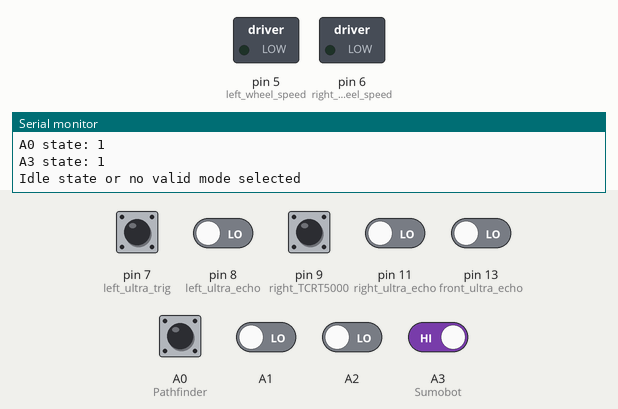
Simulated run of this sketch. Board: Arduino Uno, built with avr-gcc and run on an emulated ATmega328P. Shown: switched loads named in the sketch (green lamp = pin HIGH), the last lines printed to the serial monitor. The inputs (shaded band) are chosen by the test bench; at power-on: A0 (Pathfinder), A3 (Sumobot) HIGH, A1, A2, pin 7 (left_ultra_trig), pin 8 (left_ultra_echo), pin 9 (right_TCRT5000), pin 11 (right_ultra_echo), pin 13 (front_ultra_echo) LOW.

Above: at 1.2 s.
1.3 s: A0 (Pathfinder) pulled LOW for 1 s
At 5.54 s:
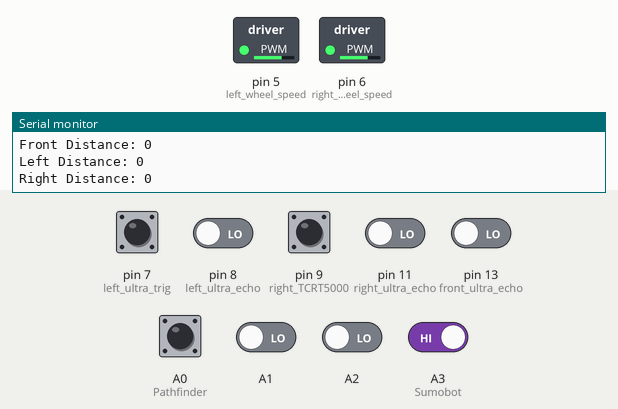
At 6.6 s:
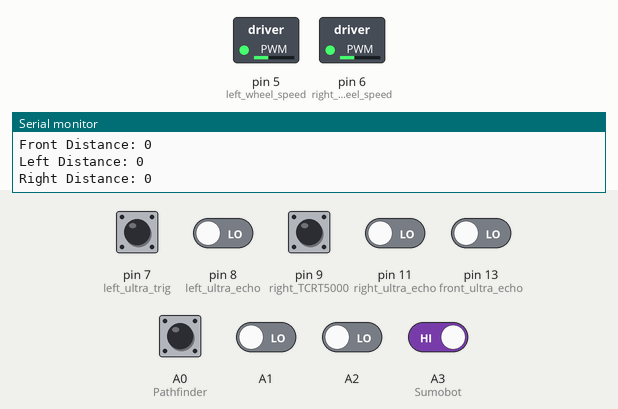
8.3 s: A3 (Sumobot) driven LOW
At 13.24 s:
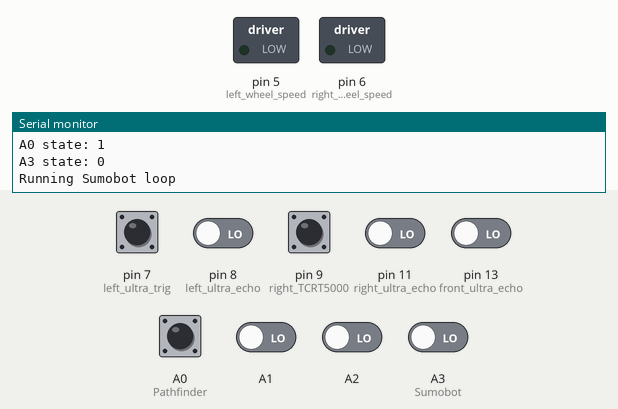
Timing chart, 0 to 17.3 s (numbered marks = the images above; inputs shaded):
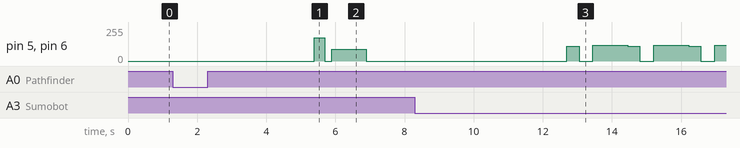

Measured:
- after the input at 1.3 s, pin 5 (left_wheel_speed), pin 6 (right_wheel_speed): 0/255 → 175/255 after 4.1 s, → 0/255 0.31 s later, → 90/255 0.20 s later, → 0/255 1.0 s later
- after the input at 8.3 s, pin 5 (left_wheel_speed), pin 6 (right_wheel_speed): 0/255 → 110/255 after 4.4 s, then repeats every 1.8 s: 0/255 0.40 s, 120/255 1.0 s, 110/255 0.35 s

The sketch:

pathfinding_bot_and_sumobot_v1_rf_v1.ino
```cpp
// PATHFINDER VARIABLES
volatile int D_mid; // Mid-range distance threshold
volatile int D_max; // Maximum safe distance threshold
volatile int Front_Distance; // Front distance from ultrasonic sensor
volatile int Left_Distance;
volatile int Right_Distance;
volatile int Left_IR_Value; // Value from left IR sensor
volatile int Right_IR_Value; // Value from right IR sensor

void setup() {
    // Common setup code
    Serial.begin(9600);

    // Set the switch pins as input
    pinMode(A0, INPUT_PULLUP);  // Pathfinder
    pinMode(A3, INPUT_PULLUP);  // Sumobot

    // Print initial pin states
    Serial.print("A0 state: ");
    Serial.println(digitalRead(A0));
    Serial.print("A3 state: ");
    Serial.println(digitalRead(A3));

    // Call the appropriate setup function based on the switch state
    if (digitalRead(A0) == LOW) {
        Serial.println("Pathfinder mode selected");
        setupPathfinder();
    } else if (digitalRead(A3) == LOW) {
        Serial.println("Sumobot mode selected");
        setupSumobot();
    } else {
        Serial.println("No mode selected");
    }
}

void loop() {
    // Print pin states periodically for debugging
    Serial.print("A0 state: ");
    Serial.println(digitalRead(A0));
    Serial.print("A3 state: ");
    Serial.println(digitalRead(A3));

    // Debounce delay
    delay(50);

    // Call the appropriate loop function based on the switch state
    if (digitalRead(A0) == LOW) {
        Serial.println("Running Pathfinder loop");
        loopPathfinder();
    } else if (digitalRead(A3) == LOW) {
        Serial.println("Running Sumobot loop");
        loopSumobot();
    } else {
        // Optional: add code for idle state or error handling
        Serial.println("Idle state or no valid mode selected");
        delay(1000); // Adjust delay as necessary
    }
}

void setupPathfinder() {
    delay(500);
    pinMode(2, OUTPUT);
    pinMode(5, OUTPUT);
    pinMode(4, OUTPUT);
    pinMode(6, OUTPUT);
    pinMode(7, OUTPUT); //left ultra trig
    pinMode(8, INPUT); // left ultra echo
    pinMode(10, OUTPUT); // Right ultra trig
    pinMode(11, INPUT); // right ultra echo
    pinMode(12, OUTPUT); // front ultra trig
    pinMode(13, INPUT); // front ultra echo
    D_mid = 20;
    D_max = 400;
    Front_Distance = 0;
    Left_Distance = 0;
    Right_Distance = 0;
    Left_IR_Value = 1;
    Right_IR_Value = 1;
    pinMode(A1, INPUT);
    pinMode(A2, INPUT);
}

void loopPathfinder() {
    Obstacle_Avoidance_Main();
}

void Obstacle_Avoidance_Main() {
    Left_IR_Value = digitalRead(A1);
    Right_IR_Value = digitalRead(A2);
    Front_Distance = checkdistanceFront();
    Left_Distance = checkdistanceLeft();
    Right_Distance = checkdistanceRight();

    Serial.print("Front Distance: ");
    Serial.println(Front_Distance);
    Serial.print("Left Distance: ");
    Serial.println(Left_Distance);
    Serial.print("Right Distance: ");
    Serial.println(Right_Distance);

    Infrared_Obstacle_Avoidance();
    Ultrasonic_Obstacle_Avoidance();
}

void Infrared_Obstacle_Avoidance() {
    if (Left_IR_Value == 0 && Right_IR_Value == 1) {
        digitalWrite(2, HIGH);
        analogWrite(5, 125);
        digitalWrite(4, LOW);
        analogWrite(6, 100);
    } else if (Left_IR_Value == 1 && Right_IR_Value == 0) {
        digitalWrite(2, HIGH);
        analogWrite(5, 100);
        digitalWrite(4, LOW);
        analogWrite(6, 125);
    } else {
        digitalWrite(2, HIGH);
        analogWrite(5, 100);
        digitalWrite(4, LOW);
        analogWrite(6, 100);
    }
}

void Ultrasonic_Obstacle_Avoidance() {
  if (Front_Distance <= D_mid) {
  if (Front_Distance <= D_mid && (Left_Distance <= D_mid && Right_Distance <= D_mid )) {
            stopRobot();
            delay(200);
            turnAround();
            delay(310);
            stopRobot();
            delay(200);

            moveForward();
            delay(1000);
            stopRobot();
            delay(200);

            Front_Distance = checkdistanceFront();
            Left_Distance = checkdistanceLeft();
            Right_Distance = checkdistanceRight();
            delay(500);

            if (Front_Distance > D_mid and Front_Distance <= D_max) {
              if (Left_Distance > Right_Distance) {
                turnLeft();
                delay(315);
                stopRobot();
                delay(200);
              } else if (Left_Distance < Right_Distance) {
                turnRight();
                delay(315);
                stopRobot();
                delay(200);
              }

            }


            //}
        }
  if (Left_Distance > Right_Distance ) {
        stopRobot();
        delay(200);
        turnLeft();
        delay(315);
        stopRobot();
        delay(200);

        Front_Distance = checkdistanceFront();
        Left_Distance = checkdistanceLeft();
        Right_Distance = checkdistanceRight();
        delay(500);
    }
        if (Front_Distance <= D_mid && (Left_Distance < Right_Distance )) {
        stopRobot();
        delay(200);
        turnRight();
        delay(315);
        stopRobot();
        delay(200);

        Front_Distance = checkdistanceFront();
        Left_Distance = checkdistanceLeft();
        Right_Distance = checkdistanceRight();
        delay(500);
    }
  }
}

float checkdistanceFront() {
    digitalWrite(12, LOW);
    delayMicroseconds(2);
    digitalWrite(12, HIGH);
    delayMicroseconds(10);
    digitalWrite(12, LOW);
    float distance = pulseIn(13, HIGH) / 58.00;
    delay(10);
    return distance;
}
float checkdistanceLeft() {
    digitalWrite(7, LOW);
    delayMicroseconds(2);
    digitalWrite(7, HIGH);
    delayMicroseconds(10);
    digitalWrite(7, LOW);
    float distance = pulseIn(8, HIGH) / 58.00;
    delay(10);
    return distance;
}
float checkdistanceRight() {
    digitalWrite(10, LOW);
    delayMicroseconds(2);
    digitalWrite(10, HIGH);
    delayMicroseconds(10);
    digitalWrite(10, LOW);
    float distance = pulseIn(11, HIGH) / 58.00;
    delay(10);
    return distance;
}

void stopRobot() {
    digitalWrite(2, LOW);
    analogWrite(5, 0);
    digitalWrite(4, LOW);
    analogWrite(6, 0);
}

void moveForward() {
    digitalWrite(2, HIGH);
    analogWrite(5, 90);
    digitalWrite(4, LOW);
    analogWrite(6, 90);
}

void turnRight() {
    digitalWrite(2, HIGH);
    analogWrite(5, 95);
    digitalWrite(4, HIGH);
    analogWrite(6, 95);
}

void turnLeft() {
    digitalWrite(2, LOW);
    analogWrite(5, 85);
    digitalWrite(4, LOW);
    analogWrite(6, 85);
}

void turnAround() {
    digitalWrite(2, HIGH);
    analogWrite(5, 175);
    digitalWrite(4, HIGH);
    analogWrite(6, 175);
}

// SUMOBOT VARIABLES
volatile int D_mid_Sumo; // Mid-range distance threshold
volatile int D_max_Sumo; // Maximum safe distance threshold
volatile int Front_Distance_Sumo; // Front distance from ultrasonic sensor

unsigned long sumobotStartDelay = 5000; // 5 seconds delay
unsigned long sumobotStartTime; // To store the start time

void moveForwardSumo() {
    digitalWrite(2, HIGH);   // Left wheel forward
    analogWrite(5, 120);     // Left wheel speed
    digitalWrite(4, LOW);    // Right wheel forward
    analogWrite(6, 120);     // Right wheel speed
}

void stopSumo() {
    digitalWrite(2, LOW);
    analogWrite(5, 0);
    digitalWrite(4, LOW);
    analogWrite(6, 0);
    delay(400);
}

void PLUS_ULTRAA() {
    digitalWrite(2, HIGH);
    analogWrite(5, 255);
    digitalWrite(4, LOW);
    analogWrite(6, 255);
}

void turnRightSumo() {
    digitalWrite(2, HIGH);
    analogWrite(5, 110);
    digitalWrite(4, HIGH);
    analogWrite(6, 110);
    delay(350);
}

void Infrared_Tracing() {
    int Left_Tra_Value = 1;
    int Right_Tra_Value = 1;
    int Black = 1;
    Left_Tra_Value = digitalRead(1);
    Right_Tra_Value = digitalRead(9);
    Front_Distance_Sumo = checkdistanceSumo();

    if ((Front_Distance_Sumo > D_mid_Sumo && Front_Distance_Sumo <= D_max_Sumo) && (Left_Tra_Value == Black && Right_Tra_Value == Black)) {
        moveForwardSumo();
    }

    while (true) {
        Front_Distance_Sumo = checkdistanceSumo();
        Left_Tra_Value = digitalRead(7);
        Right_Tra_Value = digitalRead(9);

        if (Front_Distance_Sumo <= D_mid_Sumo && (Left_Tra_Value == Black && Right_Tra_Value == Black)) {
            PLUS_ULTRAA();
        } else if ((Left_Tra_Value != Black && Right_Tra_Value == Black) || (Left_Tra_Value == Black && Right_Tra_Value != Black)) {
            turnRightSumo();
            stopSumo();
            moveForwardSumo();
        } else if (Left_Tra_Value != Black && Right_Tra_Value != Black) {
            turnRightSumo();
            stopSumo();
            moveForwardSumo();
        } else if ((Front_Distance_Sumo > D_mid_Sumo && Front_Distance_Sumo <= D_max_Sumo) && (Left_Tra_Value == Black && Right_Tra_Value == Black)) {
            moveForwardSumo();
        }
    }
}

float checkdistanceSumo() {
    digitalWrite(12, LOW);
    delayMicroseconds(2);
    digitalWrite(12, HIGH);
    delayMicroseconds(10);
    digitalWrite(12, LOW);
    float distance = pulseIn(13, HIGH) / 58.00;
    delay(10);
    return distance;
}

void setupSumobot() {
    Serial.begin(9600);
    pinMode(7, INPUT); // left TCRT5000
    //pinMode(8, INPUT); center TCRT5000
    pinMode(9, INPUT); // right TCRT5000
    pinMode(2, OUTPUT); // left wheel
    pinMode(5, OUTPUT); // left wheel speed
    pinMode(4, OUTPUT); // right wheel
    pinMode(6, OUTPUT); // right wheel speed
    pinMode(12, OUTPUT);
    pinMode(13, INPUT);
    sumobotStartTime = millis(); // Initialize the start time
    D_mid_Sumo = 20;
    D_max_Sumo = 200;
    Front_Distance_Sumo = 0;
}

void loopSumobot() {
    if (millis() - sumobotStartTime >= sumobotStartDelay) {
        Infrared_Tracing();
    } else {
        Serial.println("Waiting for start delay...");
    }
}
```
